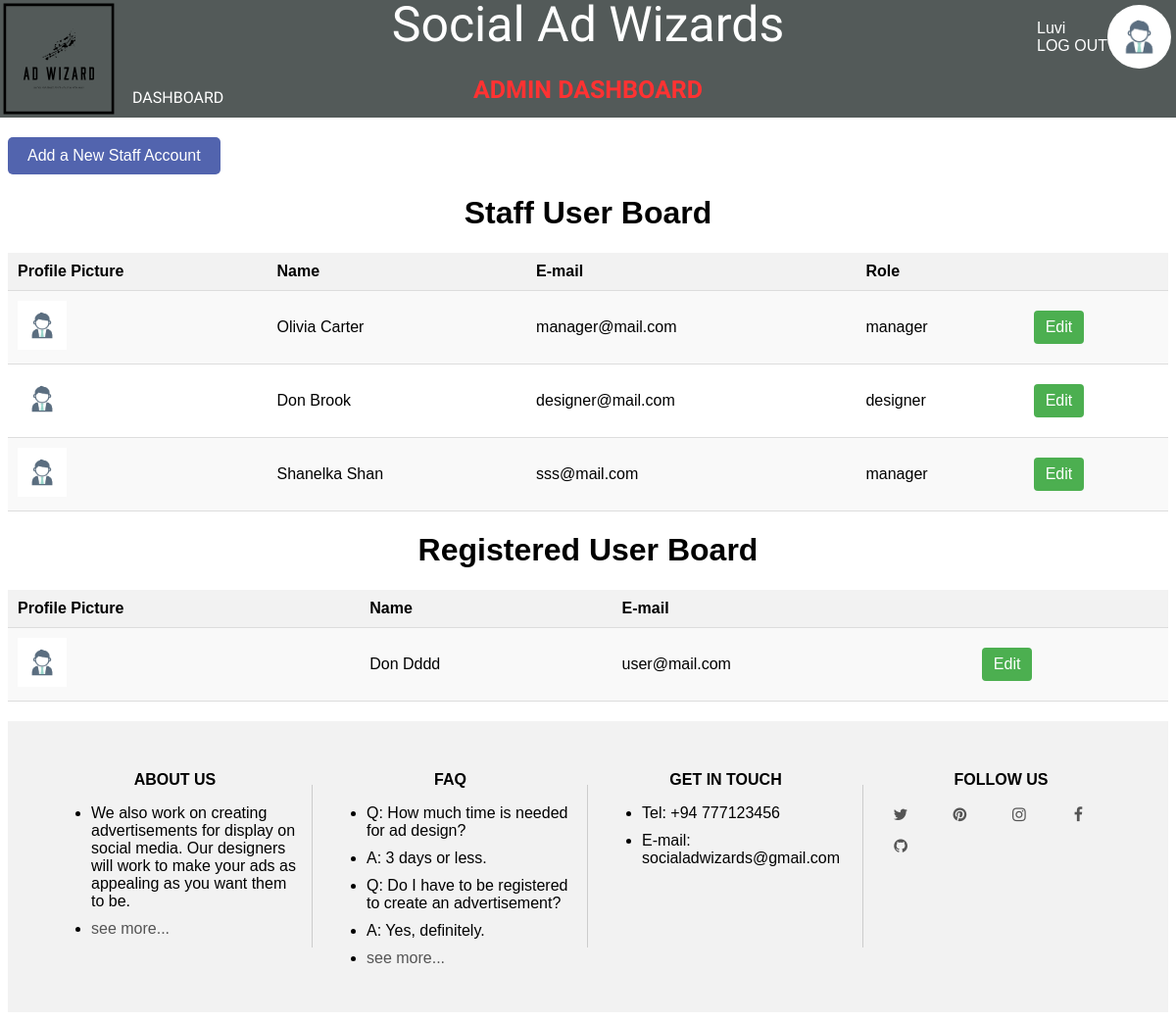
Screenshot of /src/views/admin/dashboard-admin.php (signed in) with the database file from the repository.
### tables this page shows
CREATE TABLE `registered_users` (
  `s_user_id` int(11) NOT NULL,
  `registered_date` date NOT NULL DEFAULT current_timestamp(),
  `first_name` varchar(20) NOT NULL,
  `last_name` varchar(20) NOT NULL,
  `email` varchar(100) NOT NULL,
  `phone_no` varchar(10) NOT NULL,
  `date_of_birth` date NOT NULL,
  `gender` varchar(6) NOT NULL,
  `profile_picture` varchar(500) DEFAULT 'assets/images/uploads/profile-pictures/default.jpg',
  `user_pass` varchar(300) NOT NULL,
  `user_role` varchar(10) NOT NULL DEFAULT 'user'
);

### src/views/admin/dashboard-admin.php (the view, shortened to what this page needs)
<!DOCTYPE html>
<html lang="en">
<head>
    <link rel="stylesheet" type="text/css" href="./src/css/dashboard-admin.css">
</head>
<body>
    <?php include_once '../../components/header.php'; ?>
<a href="./src/views/admin/signup-staff.php" class="new-account-link">Add a New Staff Account</a>
<div class="table-container">
    <center><h1 class="center">Staff User Board</h1></center>
    <table class="data-table">
        <tr>
            <th>Profile Picture</th>
            <th>Name</th>
            <th>E-mail</th>
            <th>Role</th>
            <th></th>
        </tr>
        <?php
        include '../../config/database/connection.php';
        $sql = "SELECT s_user_id, first_name, last_name, email, user_role, profile_picture FROM registered_users WHERE user_role = 'manager' OR user_role = 'designer'";
        $result = $conn -> query($sql);
        if ($result -> num_rows > 0) {
            while ($row = $result -> fetch_assoc()) {
                echo "<tr>";
                    echo '<td><img src="' . $row["profile_picture"] . '" width="50" height="50"></td>';
                    echo "<td>" . $row["first_name"] . " " . $row["last_name"] . "</td>";
                    echo "<td>" . $row["email"] . "</td>";
                    echo "<td>" . $row["user_role"] . "</td>";
                    echo '<td class="edit-btn"><a href="./src/views/admin/edit-user.php?s_user_id=' . $row['s_user_id'] . '">Edit</a></td>';
                echo "</tr>";
            }
        } else {
            echo "<tr><td colspan='4'>No data found.</td></tr>";
        }
        ?>
    </table>
</div>
<div class="table-container">
    <center><h1 class="center">Registered User Board</h1></center>
    <table class="data-table">
        <tr>
            <th>Profile Picture</th>
            <th>Name</th>
            <th>E-mail</th>
            <th></th>
        </tr>
        <?php
        $sql = "SELECT s_user_id, first_name, last_name, email, user_role, profile_picture FROM registered_users WHERE user_role = 'user'";
        $result = $conn -> query($sql);
        if ($result -> num_rows > 0) {
            while ($row = $result -> fetch_assoc()) {
                echo "<tr>";
                    echo '<td><img src="' . $row["profile_picture"] . '" width="50" height="50"></td>';
                    echo "<td>" . $row["first_name"] . " " . $row["last_name"] . "</td>";
                    echo "<td>" . $row["email"] . "</td>";
                    echo '<td class="edit-btn"><a href="./src/views/admin/edit-user.php?s_user_id=' . $row["s_user_id"] . '">Edit</a></td>';
                echo "</tr>";
            }
        } else {
            echo "<tr><td colspan='4'>No data found.</td></tr>";
        }
        ?>
    </table>
</div>
    <?php include_once '../../components/footer.php'; ?>
</body>
</html>

### src/components/header.php (shortened to what this page needs)
<?php
$isLoggedIn = $_SESSION['isLoggedIn'] ?? FALSE;
$userRole = $_SESSION['user_role'] ?? 'visitor';
$userName = $_SESSION['first_name'] ?? 'Guest';
$profilePicture = $_SESSION['profile_picture'] ?? './assets/images/site-img/login.png';
?>
<header class="header-container">
    <div class="header-name">Social Ad Wizards</div>
    <img src="./assets/images/site-img/logo/logo.svg" alt="LOGO" class="header-logo">
    <?php if ($isLoggedIn): ?>
        <div class="login-button">
            <div class="login-text">
                <a class="userName" href="./src/config/log-out.php"><?php echo $userName ?></a><br>
                <a class="logOut" href="./src/config/log-out.php">LOG OUT</a>
            </div>
            <a class="editProfile" href="./src/views/profile.php"><img src="<?php echo $profilePicture ?>" alt="<?php echo $userName ?>"></a>
        </div>
    <?php endif; ?>
        <?php if ($userRole == 'admin'): ?>
        <div>
            <h2 class="subheader-name">ADMIN DASHBOARD</h2>
        </div>
        <nav class="navbar">
            <a href="./src/views/admin/dashboard-admin.php">DASHBOARD</a>
        </nav>
        <?php endif; ?>
</header>

### src/components/footer.php
<footer class="footer">
  <div class="row">
    <div class="footer-col">
      <h4>ABOUT US</h4>
      <ul>
        <li>We also work on creating advertisements for display on social media. Our designers will work to make your ads as appealing as you want them to be.</li>
        <li><a href="#" onclick="scrollToSection(event, 'about')">see more...</a></li>
      </ul>
    </div>
    <div class="footer-col">
      <h4>FAQ</h4>
      <ul>
        <li>Q: How much time is needed for ad design?</li>
        <li>A: 3 days or less.</li>
        <li>Q: Do I have to be registered to create an advertisement?</li>
        <li>A: Yes, definitely.</li>
        <li><a href="./src/views/faq.php">see more...</a></li>
      </ul>
    </div>
    <div class="footer-col">
      <h4>GET IN TOUCH</h4>
      <ul>
        <li>Tel: +94 777123456</li>
        <li>E-mail: socialadwizards@gmail.com</li>
      </ul>
    </div>
    <div class="footer-col">
      <h4>FOLLOW US</h4>
      <div class="social-link">
        <a href="#" class="fa fa-twitter"></a>
        <a href="#" class="fa fa-pinterest"></a>
        <a href="#" class="fa fa-instagram"></a>
        <a href="#" class="fa fa-facebook"></a>
        <a href="#" class="fa fa-github"></a>
      </div>
    </div>
  </div>
</footer>

### src/css/dashboard-admin.css (style rules this page uses)
body { margin-top: 120px; }
.data-table { width: 100%; border-collapse: collapse; margin-bottom: 20px; }
.data-table th, .data-table td { padding: 10px; text-align: left; border-bottom: 1px solid #ddd; }
.data-table th { background-color: #f2f2f2; }
.data-table tr:nth-child(even) { background-color: #f9f9f9; }
.edit-btn a { display: inline-block; padding: 8px 12px; background-color: #4caf50; color: #fff; text-decoration: none; border-radius: 4px; }
.new-account-link { display: inline-block; padding: 10px 20px; background-color: #5264AE; color: #fff; text-decoration: none; border-radius: 5px; transition: background-color 0.3s ease; margin-top: 20px; }

### src/css/header.css (style rules this page uses)
.header-container { position: fixed; background-color: rgb(83, 90, 89); left: 0; top: 0; width: 100%; height: 120px; z-index: 999; }
.header-name { font-family: 'Ubuntu', sans-serif; color: white; font-size: 50px; position: absolute; top: 25px; left: 50%; transform: translate(-50%, -50%); }
.subheader-name { font-family: 'Ubuntu', sans-serif; color: rgb(255, 50, 50); font-size: 25px; position: absolute; top: 70px; left: 50%; transform: translate(-50%, -50%); }
.header-logo { display: inline; float: left; height: 120px; width: 120px; }
.login-button { position: absolute; top: 5px; right: 5px; display: flex; align-items: center; }
.login-text a { margin-left: 10px; color: #ffffff; text-decoration: none; }
.login-button img { border-radius: 50%; width: 65px; height: 65px; vertical-align: middle; margin-right: 0px; }
.navbar { display: inline-block; position: relative; top: 90px; font-family: 'Josefin Sans', sans-serif; }
.navbar a { padding: 4px 15px 1px 15px; text-decoration: none; color: white; border-bottom: 4px solid transparent; transition: border-color 1s ease; }

### src/css/footer.css (style rules this page uses)
.footer { background-color: #f2f2f2; padding: 30px; }
.footer .row { display: flex; justify-content: space-between; }
.footer-col { flex-basis: 25%; padding: 0 15px; position: relative; }
.footer-col:not(:last-child)::after { content: ""; position: absolute; top: 50%; right: 0; transform: translateY(-50%); width: 1px; height: 70%; background-color: #ccc; }
.footer-col h4 { text-align: center; margin-bottom: 10px; }
.footer-col ul li { margin-bottom: 10px; }
.footer-col ul li a { color: #555; text-decoration: none; }
.social-link a { display: inline-block; margin-right: 10px; color: #555; text-decoration: none; }
.fa { padding: 8px; font-size: 20px; width: 30px; text-align: center; text-decoration: none; border-radius: 50%; }

### src/css/sign-in.css (style rules this page uses)
body { font-family: Arial, sans-serif; }

### rows the page displays
registered_users: profile_picture (placeholder picture), first_name "Olivia", last_name "Carter", email "manager@mail.com", user_role "manager"
registered_users: profile_picture (placeholder picture), first_name "Don", last_name "Brook", email "designer@mail.com", user_role "designer"
registered_users: profile_picture (placeholder picture), first_name "Shanelka", last_name "Shan", email "sss@mail.com", user_role "manager"
registered_users: profile_picture (placeholder picture), first_name "Don", last_name "Dddd", email "user@mail.com"

### other values shown
$userName "Luvi"
